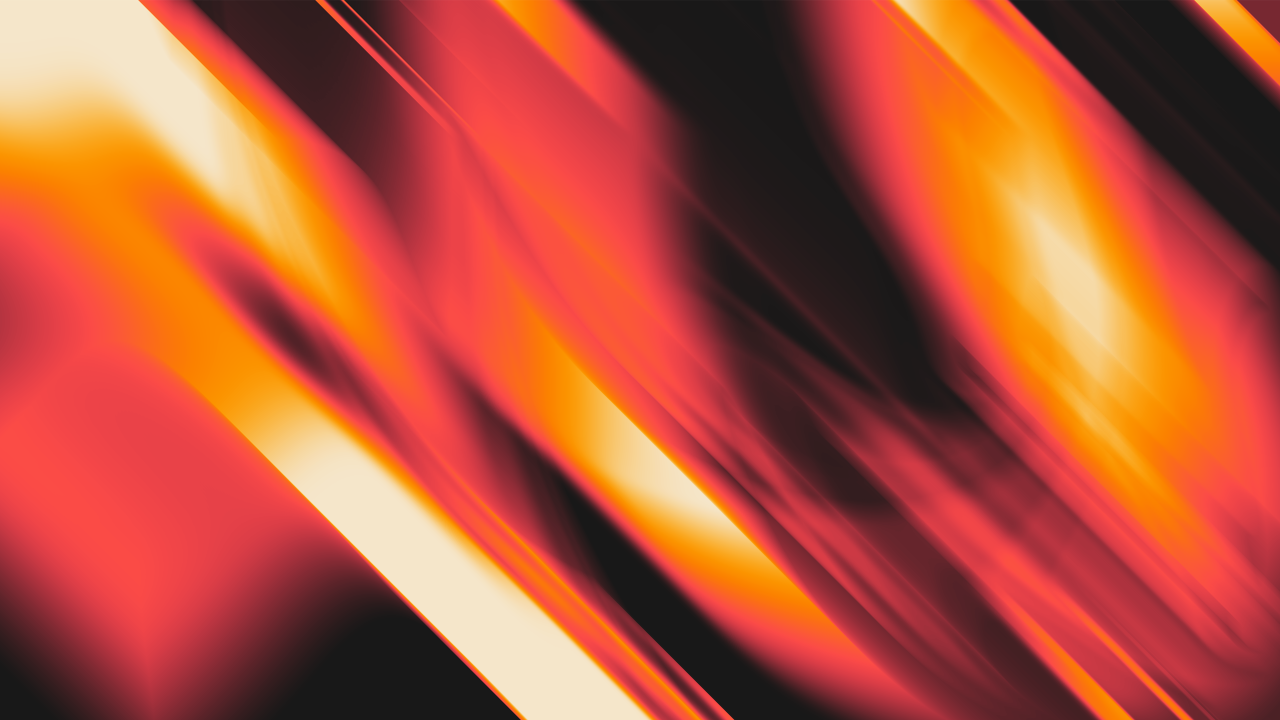
#> input picture assets/wallpapers/15.png, 3840 x 2160 px (shown at 1/3 size)
$ python generate-theme.py ../../../assets/wallpapers/15.png
#> lines starting #> are read from the running program, lines starting #| are printed output that depends on the picture
#!/usr/bin/env python3
"""
Material You (M3) Dynamic Theme Generator for My-Desktop
Extracts rich harmonic tonal palettes from the current wallpaper and distributes
the dynamic Material You tokens across:
- Waybar
- Waybar Popups (Quick Settings, Wi-Fi, Bluetooth, Brightness)
- Logout / Power Menu Screen (nwg-bar)
- App Launcher & Wallpaper Picker (Rofi)
- Notifications (Dunst)
- Kitty Terminal
"""

import sys
import os
import json
import colorsys
from PIL import Image

THEME_DIR = os.path.expanduser("~/.config/my-desktop/theme")
WALLPAPER_DIR_CFG = os.path.expanduser("~/.config/my-desktop/wallpaper")
LAUNCHER_DIR_CFG = os.path.expanduser("~/.config/my-desktop/launcher")
ROFI_DIR_CFG = os.path.expanduser("~/.config/rofi")
DEFAULT_WALLPAPER = os.path.expanduser("~/.wallpaper/Wall.png")

def rgb_to_hex(r, g, b):
    return f"#{int(r):02x}{int(g):02x}{int(b):02x}"

def rgb_to_hsl(r, g, b):
    return colorsys.rgb_to_hls(r / 255.0, g / 255.0, b / 255.0)

def hsl_to_rgb(h, l, s):
    r, g, b = colorsys.hls_to_rgb(h, l, s)
    return int(r * 255), int(g * 255), int(b * 255)

def hex_to_rgb_str(hex_val):
    h = hex_val.lstrip("#")
    r = int(h[0:2], 16)
    g = int(h[2:4], 16)
    b = int(h[4:6], 16)
    return f"{r},{g},{b}"

def find_nearest_gnome_accent(hex_color):
    h = hex_color.lstrip("#")
    r, g, b = int(h[0:2], 16), int(h[2:4], 16), int(h[4:6], 16)
    accents = {
        "blue": (53, 132, 228),
        "teal": (33, 144, 164),
        "green": (58, 148, 74),
        "yellow": (200, 136, 0),
        "orange": (237, 91, 0),
        "red": (230, 45, 66),
        "pink": (213, 97, 153),
        "purple": (145, 65, 172),
        "slate": (111, 131, 150),
    }
    return min(accents.items(), key=lambda a: (r - a[1][0])**2 + (g - a[1][1])**2 + (b - a[1][2])**2)[0]


def extract_palette(image_path):
#> called with image_path = '../../../assets/wallpapers/15.png'
    default_palette = {
        "primary": "#8EC5FC",
        "on_primary": "#121417",
        "primary_container": "#1e2d3d",
        "secondary": "#a0c4ff",
        "background": "#141416",
        "surface": "#1e1e22",
        "surface_variant": "#28282e",
        "surface_selected": "#1e2d3d",
        "on_surface": "#FFFFFF",
        "on_surface_variant": "#A5A5AA",
        "outline": "#333338",
        "outline_subtle": "#25252a",
        "error": "#FF6B6B"
    }

    if not os.path.isfile(image_path):
        return default_palette

    try:
        with Image.open(image_path) as img:
#> img is the input picture: PIL image 3840x2160 RGBA; mean R, G, B, A 180.6, 82.2, 57.5, 255
            img = img.convert("RGB")
#> img: PIL image 3840x2160 RGB
            img.thumbnail((160, 160), Image.Resampling.BICUBIC)
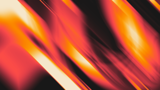
#> img: PIL image 160x90 RGB; mean R, G, B 180.6, 82.2, 57.5

            quantized = img.quantize(colors=32, method=Image.Quantize.MEDIANCUT)
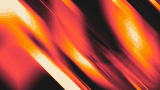
#> quantized: PIL image 160x90 P; mean R, G, B 180.6, 82.1, 57.7
            palette = quantized.getpalette()[:96]
#> palette = 96 values, max 251 at index 15, min 1 at index 17, mean 105.4
            color_counts = quantized.getcolors()
#> color_counts = 32 pairs, first value 27 to 763, second value 0 to 31
#> (the rest of the program and of its run is left out)
